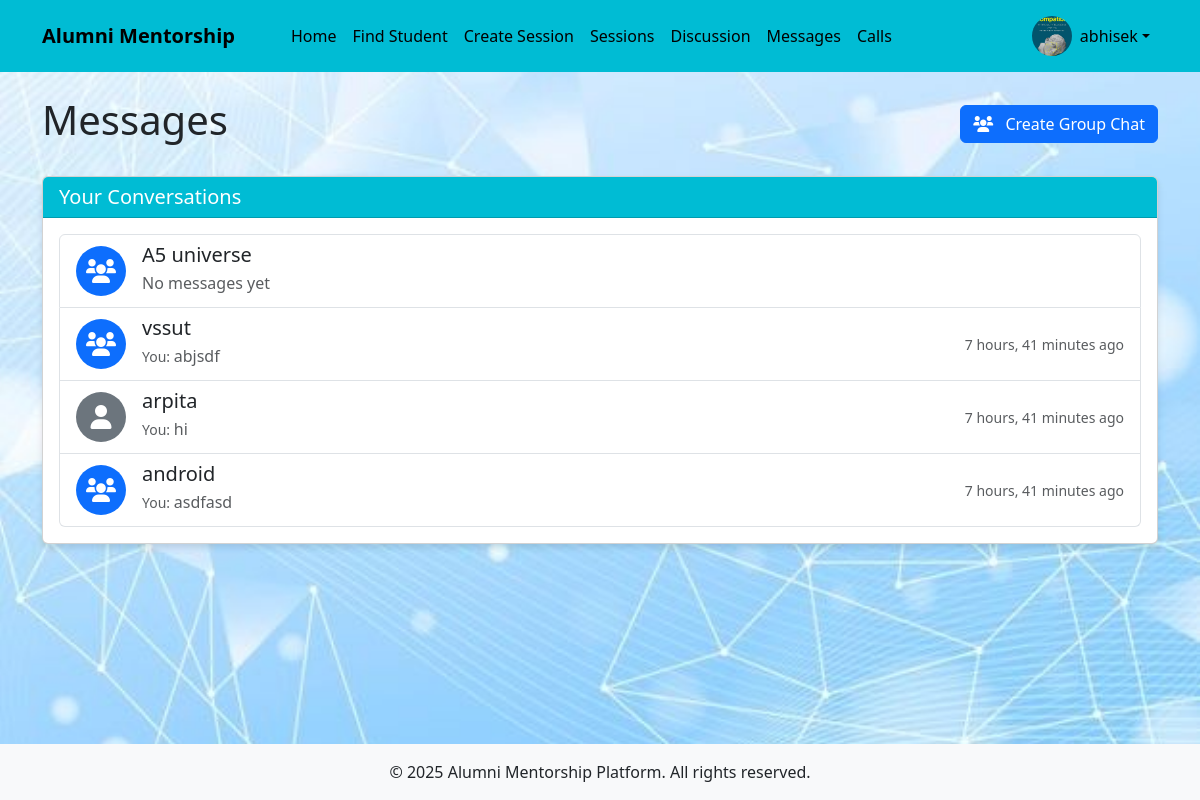
/chat/ (signed in), run on an earlier commit of the app's database.
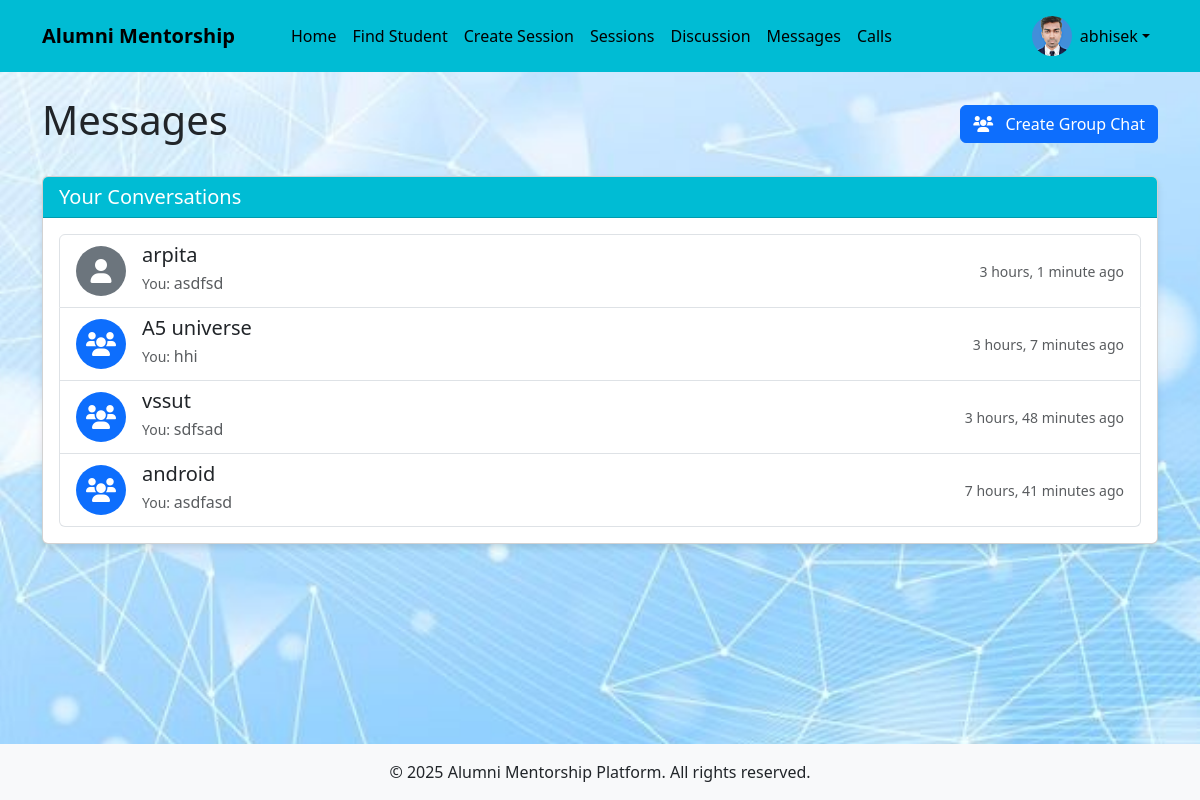
And on a later commit of the database.
### users/models.py (models this page shows, shortened)
class CustomUser(AbstractUser):
    USER_TYPE_CHOICES = (
        ('student', 'Student'),
        ('alumni', 'Alumni'),
    )
    user_type = models.CharField(max_length=10, choices=USER_TYPE_CHOICES)
    bio = models.TextField(blank=True)
    profile_picture = models.ImageField(upload_to='profile_pics/', blank=True, null=True)
    graduation_year = models.IntegerField(null=True, blank=True)
    company = models.CharField(max_length=100, blank=True)
    position = models.CharField(max_length=100, blank=True)
    industry = models.CharField(max_length=100, blank=True)
    course = models.CharField(max_length=100, blank=True)
    year_of_study = models.IntegerField(null=True, blank=True)

### chat/models.py (models this page shows, shortened)
class ChatRoom(models.Model):
    name = models.CharField(max_length=100, blank=True)
    participants = models.ManyToManyField(CustomUser, related_name='chat_rooms')
    is_group_chat = models.BooleanField(default=False)
    created_at = models.DateTimeField(auto_now_add=True)

class Message(models.Model):
    room = models.ForeignKey(ChatRoom, on_delete=models.CASCADE, related_name='messages')
    sender = models.ForeignKey(CustomUser, on_delete=models.CASCADE, related_name='sent_messages')
    content = models.TextField()
    timestamp = models.DateTimeField(default=timezone.now)
    is_read = models.BooleanField(default=False)
    class Meta:
        ordering = ['timestamp']

### chat/views.py (the view)
# urls.py: path('', views.chat_list, name='chat_list'),
@login_required
def chat_list(request):
    chat_rooms = request.user.chat_rooms.all()
    rooms_with_details = []
    for room in chat_rooms:
        latest_message = room.messages.order_by('-timestamp').first()
        if room.is_group_chat:
            other_participants = room.participants.exclude(id=request.user.id)
            room_name = room.name
        else:
            other_participants = room.participants.exclude(id=request.user.id)
            room_name = other_participants.first().username if other_participants.exists() else "Empty Chat"
        unread_count = room.messages.filter(is_read=False).exclude(sender=request.user).count()
        rooms_with_details.append({
            'room': room,
            'latest_message': latest_message,
            'other_participants': other_participants,
            'room_name': room_name,
            'unread_count': unread_count
        })
    rooms_with_details.sort(
        key=lambda x: x['latest_message'].timestamp if x['latest_message'] else timezone.now(),
        reverse=True
    )
    return render(request, 'chat/chat_list.html', {'rooms': rooms_with_details})

### templates/chat/chat_list.html (shortened to what this page needs)
{% extends 'base.html' %}
{% block content %}
<div class="d-flex justify-content-between align-items-center mb-4">
    <h1>Messages</h1>
    <a href="{% url 'create_group_chat' %}" class="btn btn-primary">
        <i class="fas fa-users me-2"></i> Create Group Chat
    </a>
</div>
<div class="card">
    <div class="card-header  text-white">
        <h5 class="card-title mb-0">Your Conversations</h5>
    </div>
    <div class="card-body">
        {% if rooms %}
            <div class="list-group">
                {% for room_data in rooms %}
                    <a href="{% url 'chat_room' room_data.room.id %}" class="list-group-item list-group-item-action">
                        <div class="d-flex w-100 justify-content-between align-items-center">
                            <div class="d-flex align-items-center">
                                {% if room_data.room.is_group_chat %}
                                    <div class="bg-primary text-white rounded-circle d-flex align-items-center justify-content-center me-3" style="width: 50px; height: 50px;">
                                        <i class="fas fa-users" style="font-size: 1.5rem;"></i>
                                    </div>
                                {% elif room_data.other_participants.first.profile_picture %}
                                    <img src="{{ room_data.other_participants.first.profile_picture.url }}" alt="{{ room_data.room_name }}" class="profile-pic me-3" style="width: 50px; height: 50px;">
                                {% else %}
                                    <div class="bg-secondary text-white rounded-circle d-flex align-items-center justify-content-center me-3" style="width: 50px; height: 50px;">
                                        <i class="fas fa-user" style="font-size: 1.5rem;"></i>
                                    </div>
                                {% endif %}
                                <div>
                                    <h5 class="mb-1">
                                        {{ room_data.room_name }}
                                    </h5>
                                    <p class="mb-1 text-muted">
                                        {% if room_data.latest_message %}
                                            {% if room_data.latest_message.sender == user %}
                                                <small>You: </small>
                                            {% else %}
                                                <small>{{ room_data.latest_message.sender.first_name }}: </small>
                                            {% endif %}
                                            {{ room_data.latest_message.content|truncatechars:50 }}
                                        {% else %}
                                            No messages yet
                                        {% endif %}
                                    </p>
                                </div>
                            </div>
                            <small class="text-muted">
                                {% if room_data.latest_message %}
                                    {{ room_data.latest_message.timestamp|timesince }} ago
                                {% endif %}
                            </small>
                        </div>
                    </a>
                {% endfor %}
            </div>
        {% else %}
            <div class="alert alert-info">
                <i class="fas fa-info-circle me-2"></i> You don't have any conversations yet.
                Start a chat with a mentor or mentee from their profile page.
            </div>
        {% endif %}
    </div>
</div>
{% endblock %}

### templates/base.html (shortened to what this page needs)
<!DOCTYPE html>
<html lang="en">
  <head>
    <link
      href="https://cdn.jsdelivr.net/npm/bootstrap@5.3.0/dist/css/bootstrap.min.css"
      rel="stylesheet"
    />
    <link
      rel="stylesheet"
      href="https://cdnjs.cloudflare.com/ajax/libs/font-awesome/6.0.0/css/all.min.css"
    />
  </head>
  <body>
    <header>
      <nav class="navbar navbar-expand-lg navbar-dark">
        <div class="container">
          <a class="navbar-brand" href="{% url 'home' %}">Alumni Mentorship</a>
          <div class="collapse navbar-collapse" id="navbarNav">
            <ul class="navbar-nav me-auto">
              {% if user.is_authenticated %}
              <li class="nav-item">
                <a class="nav-link" href="{% url 'home' %}">Home</a>
              </li>
              {% if user.user_type == 'student' %}
              <li class="nav-item">
                <a class="nav-link" href="{% url 'alumni_list' %}"
                  >Find Mentors</a
                >
              </li>
              {% else %}
              <li class="nav-item">
                <a class="nav-link" href="{% url 'student_list' %}"
                  >Find Student</a
                >
              </li>
              <li class="nav-item">
                <a class="nav-link" href="{% url 'create_group_session' %}"
                  >Create Session</a
                >
              </li>
              {% endif %}
              <li class="nav-item">
                <a class="nav-link" href="{% url 'group_sessions' %}"
                  > Sessions</a
                >
              </li>
              <li class="nav-item">
                <a class="nav-link" href="{% url 'topic_list' %}"
                  >Discussion </a
                >
              </li>
              <li class="nav-item">
                <a class="nav-link" href="{% url 'chat_list' %}">Messages</a>
              </li>
              <li class="nav-item">
                <a class="nav-link" href="{% url 'call_home' %}">Calls</a>
              </li>
              {% endif %}
            </ul>
            <ul class="navbar-nav">
              {% if user.is_authenticated %}
              <li class="nav-item dropdown">
                <a
                  class="nav-link dropdown-toggle d-flex align-items-center"
                  href="#"
                  id="navbarDropdown"
                  role="button"
                  data-bs-toggle="dropdown"
                >
                  {% if user.profile_picture %}
                  <img
                    src="{{ user.profile_picture.url }}"
                    alt="Profile"
                    class="profile-pic me-2"
                  />
                  {% else %}
                  <i
                    class="fas fa-user-circle me-2"
                    style="font-size: 1.5rem"
                  ></i>
                  {% endif %} {{ user.username }}
                </a>
              </li>
              {% endif %}
            </ul>
          </div>
        </div>
      </nav>
    </header>
    <main class="container py-4">
       {% block content %}{% endblock %}
    </main>
    <footer class="bg-light py-3 mt-auto">
      <div class="container text-center">
        <p class="mb-0">
          &copy; {% now "Y" %} Alumni Mentorship Platform. All rights reserved.
        </p>
      </div>
    </footer>
  </body>
</html>

What changed in the data, as far as the page shows it:
changed CustomUser "abhisek": profile_picture: a different picture
shown differently, row unchanged: ChatRoom "arpita": latest_message.content "hi" → "asdfsd"; latest_message.timestamp "7 hours, 41 minutes" → "3 hours, 1 minute"; moves up the list
shown differently, row unchanged: ChatRoom "A5 universe": latest_message.content (not shown) → "hhi"; latest_message.timestamp (not shown) → "3 hours, 7 minutes"; text "No messages yet" → "You: ago"
computed for ChatRoom "vssut": latest_message.content "abjsdf" → "sdfsad"; latest_message.timestamp "7 hours, 41 minutes" → "3 hours, 48 minutes"
